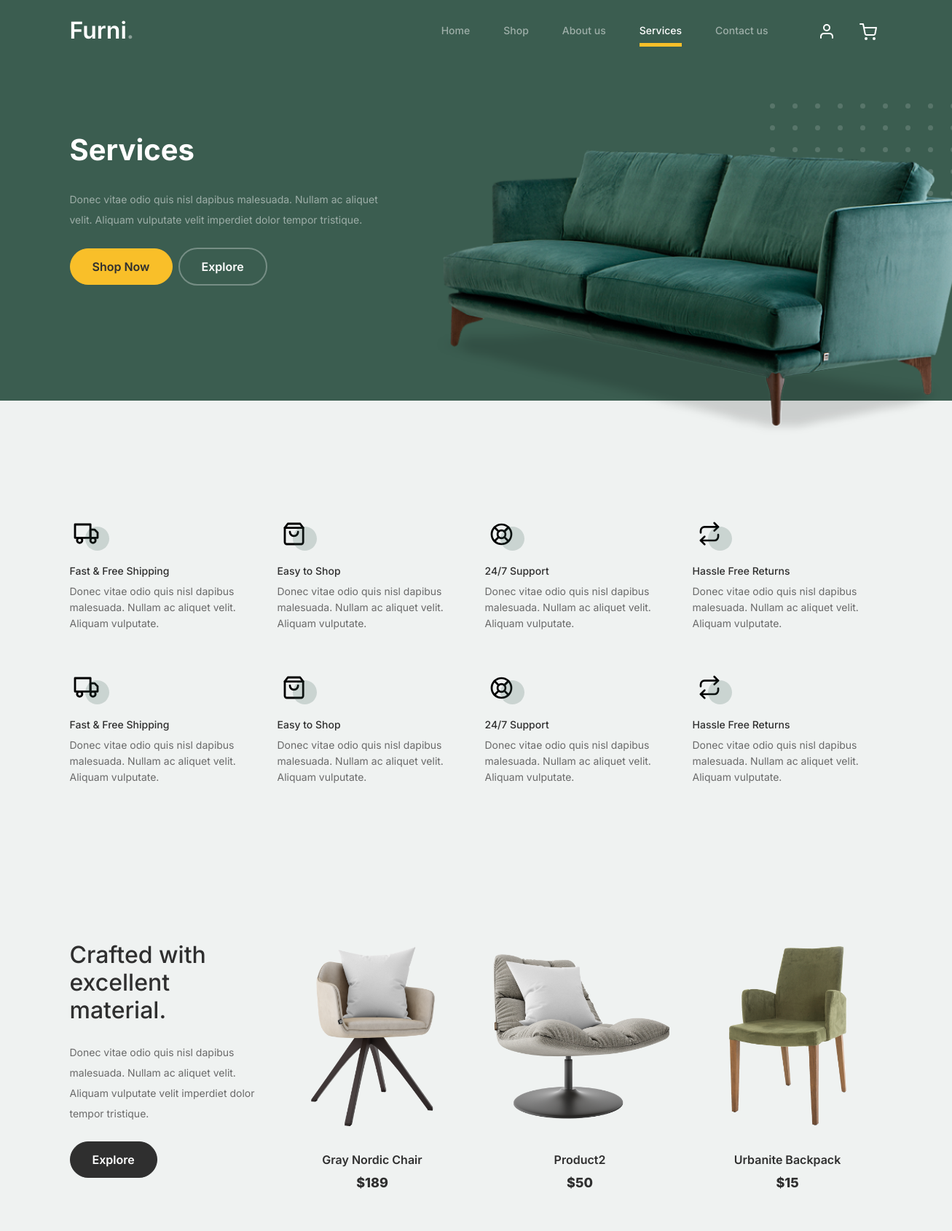
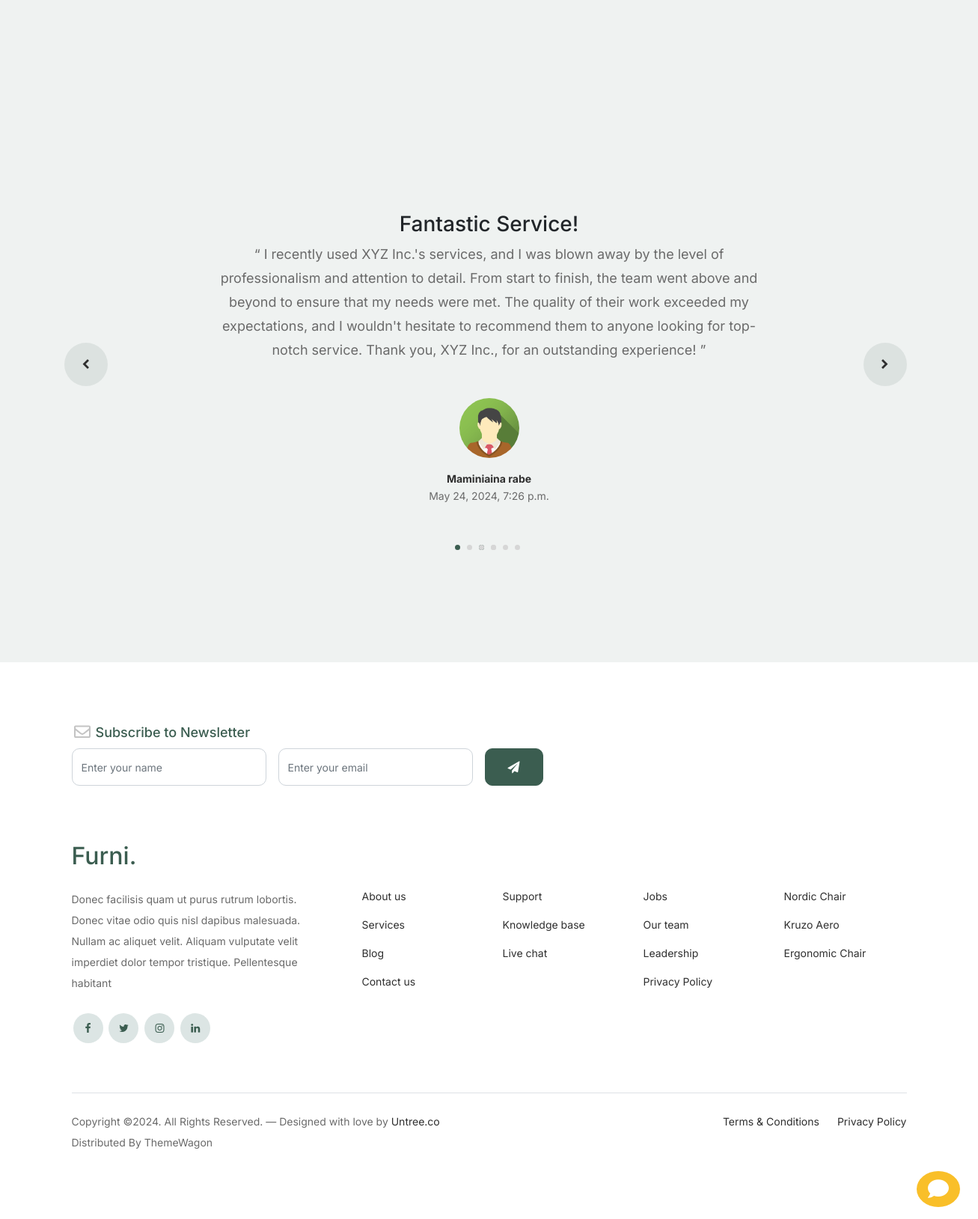
The page /service/ (signed in) on the database its author committed (2 pictures, top to bottom).
### shop/models.py (models this page shows, shortened)
class Product(models.Model):
    product_name    = models.CharField(max_length=200, unique=True)
    category        = models.ForeignKey(Category, on_delete=models.CASCADE)
    slug            = models.SlugField(max_length=200, unique=True)
    description     = models.TextField(max_length=500, blank=True)
    price           = models.IntegerField()
    images          = models.ImageField(upload_to='photos/products')
    stock           = models.IntegerField()
    is_available    = models.BooleanField(default=True)
    created_date    = models.DateTimeField(auto_now_add=True)
    modified_date   = models.DateTimeField(auto_now=True)
    def get_url(self):
        return reverse('product_detail', args=[self.category.slug, self.slug])

### about/models.py (models this page shows, shortened)
class Testimonials(models.Model):
    user = models.ForeignKey(Account, on_delete=models.CASCADE)
    title = models.CharField(max_length=50, blank=True)
    content = models.TextField(max_length=500)
    created_at = models.DateTimeField(auto_now_add=True)
    ip = models.CharField(max_length=20, blank=True)
    is_active = models.BooleanField(default=True)
    class Meta:
        verbose_name_plural = 'Testimonials'

### accounts/models.py (models this page shows, shortened)
class UserProfile(models.Model):
    user = models.OneToOneField(Account, on_delete=models.CASCADE)
    address_line_1 = models.CharField(max_length=100, blank=True)
    address_line_2 = models.CharField(max_length=100, blank=True)
    profile_picture = models.ImageField(blank=True, upload_to='userprofile/')
    city = models.CharField(max_length=50, blank=True)
    state = models.CharField(max_length=50, blank=True)
    country = models.CharField(max_length=50, blank=True)

class Account(AbstractBaseUser):
    first_name = models.CharField(max_length=150)
    last_name = models.CharField(max_length=150)
    username= models.CharField(max_length=150, unique=True)
    email = models.EmailField(max_length=100, unique=True)
    phone_number = models.CharField(max_length=50)
    date_joined = models.DateTimeField(auto_now_add=True)
    last_login = models.DateTimeField(auto_now_add=True)
    is_admin = models.BooleanField(default=False)
    is_staff = models.BooleanField(default=False)
    is_active = models.BooleanField(default=False)
    is_super_user = models.BooleanField(default=False)
    USERNAME_FIELD = 'email'
    REQUIRED_FIELDS = ['username', 'first_name', 'last_name']
    objects = MyAccountManager()
    @property
    def is_authenticated(self):
        return True

### service/views.py (the view)
# urls.py: path("service/", include('service.urls')),
def service(request):
    products = Product.objects.all().filter(is_available=True).order_by('id')
    paginator = Paginator(products, 3)
    page_number = request.GET.get('page')
    page_products = paginator.get_page(page_number)
    testimonials = Testimonials.objects.filter(
        is_active=True
    )
    testimonial_per_user = []
    for testimonial in testimonials:
        try:
            profile = UserProfile.objects.get(user=testimonial.user)
            testimonial_per_user.append({
                'testimonial': testimonial,
                'profile':  profile
            })
        except UserProfile.DoesNotExist:
            testimonial_per_user.append({
                'testimonial': testimonial,
                'profile': profile
            })
    context = {
        'products': page_products,
        "testimonials": testimonial_per_user,
    }
    return render(request, 'service/service.html', context)

### cart/context_processor.py (called while the page is built)
def counter(request):
    cart_count = 0
    if 'admin' in request.path:
        return {}
    else:
        try:
            cart = Cart.objects.filter(cart_id=_cart_id(request))
            if request.user.is_authenticated:
                cart_items = CartItem.objects.all().filter(user=request.user)
            else:
                cart_items = CartItem.objects.all().filter(cart=cart[:1])
            for cart_item in cart_items:
                cart_count += cart_item.quantity
        except Cart.DoesNotExist:
            cart_count = 0
    if cart_count > 9:
        cart_count = '9+'
    return dict(cart_count=cart_count)

### cart/views.py (called while the page is built)
def _cart_id(request):
    cart = request.session.session_key
    if not cart:
        cart = request.session.create()
    return cart

### chat/context_processor.py (called while the page is built, shortened)
def chat_context(request):
    if request.user.is_authenticated:
        username = request.user.username
        room_name = f'u{username}'
        if 'room_name' not in request.session or request.session['room_name'] != room_name:
            request.session['room_name'] = room_name
            request.session['username'] = username
            Room.objects.get_or_create(room_name=room_name)
    request.room_name = room_name
    request.username = username
    return {
        'chat_room_name': room_name,
        'chat_username': username,
    }

### chat/msg_context_processor.py (called while the page is built)
def room_message(request):
    room_name = request.session.get('room_name')
    print('Room name', room_name)
    if room_name:
        room, _ = Room.objects.get_or_create(room_name=room_name)
        get_messages = Message.objects.filter(room=room)
    else:
        get_messages = ['hello']
    return {
        'get_messages': get_messages,
    }

### templates/service/service.html (shortened to what this page needs)
{% extends 'base.html' %}
{% load static %}
{% block content %}
<div class="hero">
    <div class="container">
        <div class="row justify-content-between">
            <div class="col-lg-5">
                <div class="intro-excerpt">
                    <h1>Services</h1>
                    <p class="mb-4">Donec vitae odio quis nisl dapibus malesuada. Nullam ac aliquet velit. Aliquam vulputate velit imperdiet dolor tempor tristique.</p>
                    <p><a href="{% url 'shop' %}" class="btn btn-secondary me-2">Shop Now</a><a href="{% url 'shop' %}" class="btn btn-white-outline">Explore</a></p>
                </div>
            </div>
            <div class="col-lg-7 d-none d-md-block">
                <div class="hero-img-wrap">
                    <img src="{% static 'images/couch.png' %}" class="img-fluid">
                </div>
            </div>
        </div>
    </div>
</div>
<div class="why-choose-section">
<div class="container">
    <div class="row my-5">
        <div class="col-6 col-md-6 col-lg-3 mb-4">
            <div class="feature">
                <div class="icon">
                    <img src="{% static 'images/truck.svg' %}" alt="Image" class="imf-fluid">
                </div>
                <h3>Fast &amp; Free Shipping</h3>
                <p>Donec vitae odio quis nisl dapibus malesuada. Nullam ac aliquet velit. Aliquam vulputate.</p>
            </div>
        </div>
        <div class="col-6 col-md-6 col-lg-3 mb-4">
            <div class="feature">
                <div class="icon">
                    <img src="{% static 'images/bag.svg' %}" alt="Image" class="imf-fluid">
                </div>
                <h3>Easy to Shop</h3>
                <p>Donec vitae odio quis nisl dapibus malesuada. Nullam ac aliquet velit. Aliquam vulputate.</p>
            </div>
        </div>
        <div class="col-6 col-md-6 col-lg-3 mb-4">
            <div class="feature">
                <div class="icon">
                    <img src="{% static 'images/support.svg' %}" alt="Image" class="imf-fluid">
                </div>
                <h3>24/7 Support</h3>
                <p>Donec vitae odio quis nisl dapibus malesuada. Nullam ac aliquet velit. Aliquam vulputate.</p>
            </div>
        </div>
        <div class="col-6 col-md-6 col-lg-3 mb-4">
            <div class="feature">
                <div class="icon">
                    <img src="{% static 'images/return.svg' %}" alt="Image" class="imf-fluid">
                </div>
                <h3>Hassle Free Returns</h3>
                <p>Donec vitae odio quis nisl dapibus malesuada. Nullam ac aliquet velit. Aliquam vulputate.</p>
            </div>
        </div>
        <div class="col-6 col-md-6 col-lg-3 mb-4">
            <div class="feature">
                <div class="icon">
                    <img src="{% static 'images/truck.svg' %}" alt="Image" class="imf-fluid">
                </div>
                <h3>Fast &amp; Free Shipping</h3>
                <p>Donec vitae odio quis nisl dapibus malesuada. Nullam ac aliquet velit. Aliquam vulputate.</p>
            </div>
        </div>
        <div class="col-6 col-md-6 col-lg-3 mb-4">
            <div class="feature">
                <div class="icon">
                    <img src="{% static 'images/bag.svg' %}" alt="Image" class="imf-fluid">
                </div>
                <h3>Easy to Shop</h3>
                <p>Donec vitae odio quis nisl dapibus malesuada. Nullam ac aliquet velit. Aliquam vulputate.</p>
            </div>
        </div>
        <div class="col-6 col-md-6 col-lg-3 mb-4">
            <div class="feature">
                <div class="icon">
                    <img src="{% static 'images/support.svg' %}" alt="Image" class="imf-fluid">
                </div>
                <h3>24/7 Support</h3>
                <p>Donec vitae odio quis nisl dapibus malesuada. Nullam ac aliquet velit. Aliquam vulputate.</p>
            </div>
        </div>
        <div class="col-6 col-md-6 col-lg-3 mb-4">
            <div class="feature">
                <div class="icon">
                    <img src="{% static 'images/return.svg' %}" alt="Image" class="imf-fluid">
                </div>
                <h3>Hassle Free Returns</h3>
                <p>Donec vitae odio quis nisl dapibus malesuada. Nullam ac aliquet velit. Aliquam vulputate.</p>
            </div>
        </div>
    </div>
</div>
</div>
<div class="product-section pt-0">
<div class="container">
    <div class="row">
        <div class="col-md-12 col-lg-3 mb-5 mb-lg-0">
            <h2 class="mb-4 section-title">Crafted with excellent material.</h2>
            <p class="mb-4">Donec vitae odio quis nisl dapibus malesuada. Nullam ac aliquet velit. Aliquam vulputate velit imperdiet dolor tempor tristique. </p>
            <p><a href="{% url 'shop' %}" class="btn">Explore</a></p>
        </div>
        {% for product in products %}
        <div class="col-12 col-md-4 col-lg-3 mb-5 mb-md-0">
            <a class="product-item" href="{{ product.get_url }}">
                <img src="{{product.images.url}}" class="img-fluid product-thumbnail">
                <h3 class="product-title">{{product.product_name}}</h3>
                <strong class="product-price">${{product.price}}</strong>
            </a>
        </div>
        {% endfor %}
    </div>
</div>
</div>
<div class="testimonial-section before-footer-section">
<div class="container">
    <div class="row justify-content-center">
        <div class="col-lg-12">
            <div class="testimonial-slider-wrap text-center">
                <div id="testimonial-nav">
                    <span class="prev" data-controls="prev"><span class="fa fa-chevron-left"></span></span>
                    <span class="next" data-controls="next"><span class="fa fa-chevron-right"></span></span>
                </div>
                <div class="testimonial-slider">
                    {% for i in testimonials %}
                        <div class="item">
                            <h3 class="text-dark">{{i.testimonial.title}}</h3>
                            <div class="row justify-content-center">
                                <div class="col-lg-8 mx-auto">
                                    <div class="testimonial-block text-center">
                                        <blockquote class="mb-5">
                                            <p>&ldquo;
                                                {{ i.testimonial.content }}
                                            &rdquo;</p>
                                        </blockquote>
                                        <div class="author-info">
                                            <div class="author-pic">
                                                <img src="{{ i.profile.profile_picture.url }}" alt="Maria Jones" class="img-fluid">
                                            </div>
                                            <h3 class="font-weight-bold">{{i.testimonial.user.first_name}}</h3>
                                            <span class="position d-block mb-3">{{i.testimonial.created_at}}</span>
                                        </div>
                                    </div>
                                </div>
                            </div>
                        </div>
                        {% endfor %}
                </div>
            </div>
        </div>
    </div>
</div>
</div>
{% endblock %}

### static/css/tiny-slider.css (style rules this page uses)
.tns-slider { -webkit-transition:all 0s;-moz-transition:all 0s;transition:all 0s }
.tns-slider>.tns-item { -webkit-box-sizing:border-box;-moz-box-sizing:border-box;box-sizing:border-box }
.tns-horizontal.tns-subpixel { white-space:nowrap }
.tns-horizontal.tns-subpixel>.tns-item { display:inline-block;vertical-align:top;white-space:normal }

### rows shown on the page
Product: images (picture), product_name "Gray Nordic Chair", price "189"
Product: images (picture), product_name "Product2", price "50"
Product: images (picture), product_name "Urbanite Backpack", price "15"
Testimonials: testimonial "Fantastic Service!", testimonial.content "I recently used XYZ Inc.'s services, and I was blown away by the level of professionalism and attention to detail. From start to finish, the team went above and beyond to ensure that my needs were met. The quality of their work exceeded my expectations, and I wouldn't hesitate to recommend them to anyone looking for top-notch service. Thank you, XYZ Inc., for an outstanding experience!", profile.profile_picture (picture), testimonial.user.first_name "Maminiaina rabe", testimonial.created_at "May 24, 2024, 7:26 p.m."
